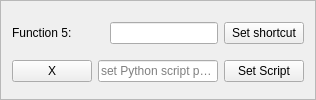
                <widget class="QFrame" name="frame_12">
                 <property name="minimumSize">
                  <size>
                   <width>0</width>
                   <height>85</height>
                  </size>
                 </property>
                 <property name="frameShape">
                  <enum>QFrame::StyledPanel</enum>
                 </property>
                 <property name="frameShadow">
                  <enum>QFrame::Raised</enum>
                 </property>
                 <layout class="QGridLayout" name="gridLayout_19">
                  <item row="0" column="3">
                   <widget class="QLineEdit" name="lineEdit_20"/>
                  </item>
                  <item row="1" column="1" colspan="3">
                   <widget class="QLineEdit" name="lineEdit_21">
                    <property name="readOnly">
                     <bool>true</bool>
                    </property>
                    <property name="placeholderText">
                     <string>set Python script path</string>
                    </property>
                   </widget>
                  </item>
                  <item row="1" column="4">
                   <widget class="QPushButton" name="setSript5">
                    <property name="text">
                     <string>Set Script</string>
                    </property>
                   </widget>
                  </item>
                  <item row="0" column="4">
                   <widget class="QPushButton" name="setShortFunc5">
                    <property name="text">
                     <string>Set shortcut</string>
                    </property>
                   </widget>
                  </item>
                  <item row="1" column="0">
                   <widget class="QPushButton" name="xf5">
                    <property name="text">
                     <string>X</string>
                    </property>
                   </widget>
                  </item>
                  <item row="0" column="0" colspan="2">
                   <widget class="QLabel" name="label_60">
                    <property name="minimumSize">
                     <size>
                      <width>0</width>
                      <height>30</height>
                     </size>
                    </property>
                    <property name="text">
                     <string>Function 5:</string>
                    </property>
                   </widget>
                  </item>
                 </layout>
                </widget>
